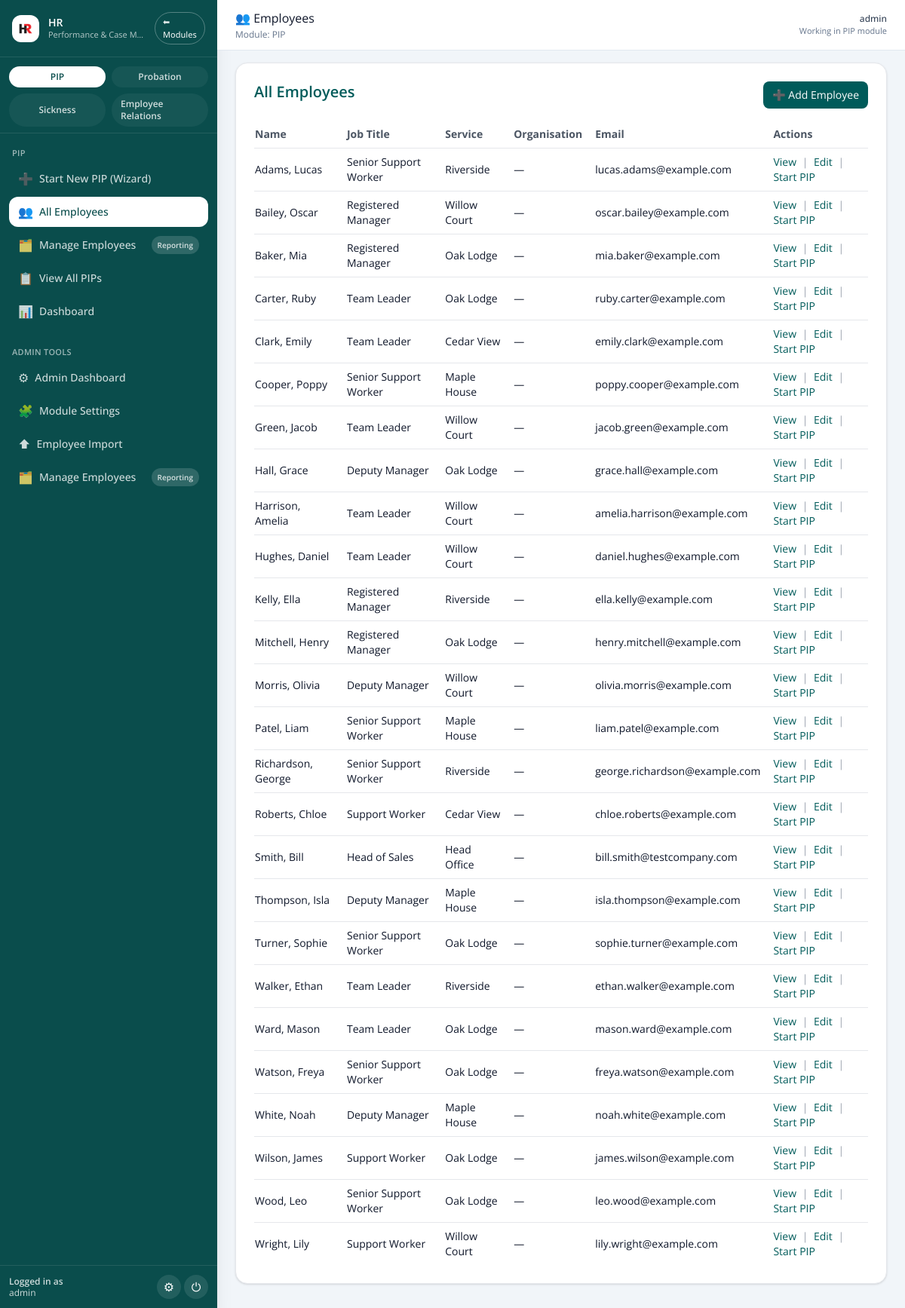
Before: /employee/list (signed in) with the older database file.
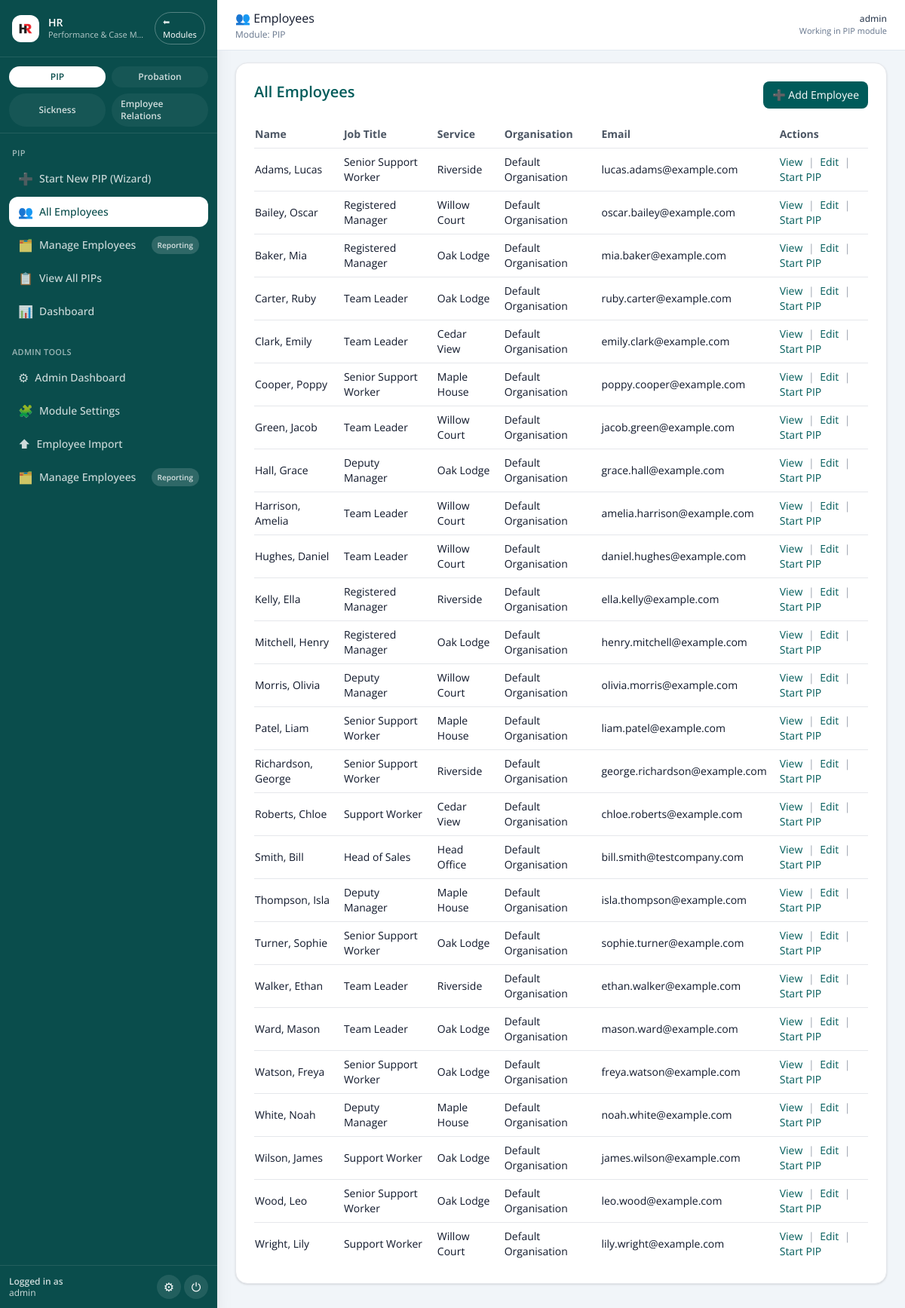
After: the same page with the newer database file.
### pip_app/models.py (models this page shows, shortened)
class Employee(db.Model):
    id = db.Column(db.Integer, primary_key=True)
    organisation_id = db.Column(
        db.Integer,
        db.ForeignKey("organisations.id"),
        nullable=True,
        index=True,
    )
    first_name = db.Column(db.String(100))
    last_name = db.Column(db.String(100))
    job_title = db.Column(db.String(100))
    line_manager = db.Column(db.String(100))
    service = db.Column(db.String(100))
    start_date = db.Column(db.Date)
    team_id = db.Column(db.Integer)
    email = db.Column(db.String(120), nullable=True)
    employment_status = db.Column(db.String(20), nullable=False, default="Active")
    is_leaver = db.Column(db.Boolean, nullable=False, default=False)
    leaving_date = db.Column(db.Date, nullable=True)
    leaving_reason_category = db.Column(db.String(100), nullable=True)
    leaving_reason_detail = db.Column(db.Text, nullable=True)
    leaving_notes = db.Column(db.Text, nullable=True)
    marked_as_leaver_at = db.Column(db.DateTime, nullable=True)
    marked_as_leaver_by = db.Column(db.String(120), nullable=True)
    reactivated_at = db.Column(db.DateTime, nullable=True)
    reactivated_by = db.Column(db.String(120), nullable=True)
    organisation = db.relationship(
        "Organisation",
        backref=db.backref("employees", lazy=True),
    )
    pips = db.relationship("PIPRecord", back_populates="employee", lazy=True)

class Organisation(db.Model):
    __tablename__ = "organisations"
    id = db.Column(db.Integer, primary_key=True)
    name = db.Column(db.String(255), nullable=False, default="Default Organisation")
    created_at = db.Column(db.DateTime, default=datetime.utcnow, nullable=False)

### old files/app - 050226.py (the view)
@app.route('/employee/list')
@login_required
def employee_list():
    template = 'probation_employee_list.html' if session.get('active_module') == 'Probation' else 'employee_list.html'
    q = Employee.query
    if current_user.admin_level == 0:
        if current_user.team_id:
            q = q.filter(Employee.team_id == current_user.team_id)
        else:
            q = q.filter(False)
    employees = q.order_by(Employee.last_name.asc(), Employee.first_name.asc()).all()
    return render_template(template, employees=employees)

### old files/app - 050226.py (called while the page is built)
@login_manager.user_loader
def load_user(user_id):
    return db.session.get(User, int(user_id))

@app.context_processor
def inject_module():
    return dict(active_module=session.get('active_module'))

@app.context_processor
def inject_csrf_token():
    return dict(csrf_token=generate_csrf)

@app.before_request
def set_active_module():
    path = (request.path or "").lower()
    if path.startswith('/pip/') or path.startswith('/employee/') or path in (
        '/dashboard', '/pip_list', '/employee/list', '/employee/add', '/pip/select-employee'
    ):
        session['active_module'] = 'PIP'
    elif path.startswith('/probation/'):
        session['active_module'] = 'Probation'
    elif path == '/':
        session.pop('active_module', None)

### pip_app/models.py (called while the page is built)
    def is_superuser(self):
        return self.admin_level == 2

### templates/employee_list.html (shortened to what this page needs)
{% extends "base.html" %}
{% block page_title %}👥 Employees{% endblock %}
{% block content %}
<div class="bg-white border border-gray-200 rounded-2xl shadow p-6">
  <div class="flex items-start justify-between gap-3 mb-4">
    <h1 class="text-xl font-semibold text-[#005b5a]">All Employees</h1>
    <a href="{{ url_for('add_employee') }}"
       class="inline-flex items-center bg-[#005b5a] text-white px-3 py-2 rounded-lg hover:bg-[#007876] text-sm">
      ➕ Add Employee
    </a>
  </div>
  {% if employees %}
    <div class="overflow-x-auto">
      <table class="min-w-full text-sm">
        <thead>
          <tr class="text-left text-gray-600 border-b">
            <th class="py-2 pr-4">Name</th>
            <th class="py-2 pr-4">Job Title</th>
            <th class="py-2 pr-4">Service</th>
            <th class="py-2 pr-4">Organisation</th>
            <th class="py-2 pr-4">Email</th>
            <th class="py-2 pr-4">Actions</th>
          </tr>
        </thead>
        <tbody class="divide-y">
          {% for emp in employees %}
            <tr>
              <td class="py-2 pr-4">{{ emp.last_name }}, {{ emp.first_name }}</td>
              <td class="py-2 pr-4">{{ emp.job_title or '—' }}</td>
              <td class="py-2 pr-4">{{ emp.service or '—' }}</td>
              <td class="py-2 pr-4">
                {% if emp.organisation %}
                  {{ emp.organisation.name }}
                {% else %}
                  —
                {% endif %}
              </td>
              <td class="py-2 pr-4">{{ emp.email or '—' }}</td>
              <td class="py-2 pr-4">
                <a href="{{ url_for('employee_detail', employee_id=emp.id) }}"
                   class="text-[#005b5a] hover:underline">View</a>
                <span class="mx-1 text-gray-400">|</span>
                <a href="{{ url_for('edit_employee', employee_id=emp.id) }}"
                   class="text-[#005b5a] hover:underline">Edit</a>
                <span class="mx-1 text-gray-400">|</span>
                <a href="{{ url_for('create_pip_wizard') }}?employee_id={{ emp.id }}&goto=2"
                   class="text-[#005b5a] hover:underline">Start PIP</a>
              </td>
            </tr>
          {% endfor %}
        </tbody>
      </table>
    </div>
  {% else %}
    <p class="text-sm text-gray-600">No employees found.</p>
  {% endif %}
</div>
{% endblock %}

Changed rows visible on the page:
changed Employee "Adams": organisation.name (not shown) → "Default Organisation"; no longer shows "—"
changed Employee "Bailey": organisation.name (not shown) → "Default Organisation"; no longer shows "—"
changed Employee "Baker": organisation.name (not shown) → "Default Organisation"; no longer shows "—"
changed Employee "Carter": organisation.name (not shown) → "Default Organisation"; no longer shows "—"
changed Employee "Clark": organisation.name (not shown) → "Default Organisation"; no longer shows "—"
changed Employee "Cooper": organisation.name (not shown) → "Default Organisation"; no longer shows "—"
changed Employee "Green": organisation.name (not shown) → "Default Organisation"; no longer shows "—"
changed Employee "Hall": organisation.name (not shown) → "Default Organisation"; no longer shows "—"
changed Employee "Harrison": organisation.name (not shown) → "Default Organisation"; no longer shows "—"
changed Employee "Hughes": organisation.name (not shown) → "Default Organisation"; no longer shows "—"
changed Employee "Kelly": organisation.name (not shown) → "Default Organisation"; no longer shows "—"
changed Employee "Mitchell": organisation.name (not shown) → "Default Organisation"; no longer shows "—"
changed Employee "Morris": organisation.name (not shown) → "Default Organisation"; no longer shows "—"
changed Employee "Patel": organisation.name (not shown) → "Default Organisation"; no longer shows "—"
changed Employee "Richardson": organisation.name (not shown) → "Default Organisation"; no longer shows "—"
changed Employee "Roberts": organisation.name (not shown) → "Default Organisation"; no longer shows "—"
changed Employee "Smith": organisation.name (not shown) → "Default Organisation"; no longer shows "—"
changed Employee "Thompson": organisation.name (not shown) → "Default Organisation"; no longer shows "—"
changed Employee "Turner": organisation.name (not shown) → "Default Organisation"; no longer shows "—"
changed Employee "Walker": organisation.name (not shown) → "Default Organisation"; no longer shows "—"
changed Employee "Ward": organisation.name (not shown) → "Default Organisation"; no longer shows "—"
changed Employee "Watson": organisation.name (not shown) → "Default Organisation"; no longer shows "—"
changed Employee "White": organisation.name (not shown) → "Default Organisation"; no longer shows "—"
changed Employee "Wilson": organisation.name (not shown) → "Default Organisation"; no longer shows "—"
changed Employee "Wood": organisation.name (not shown) → "Default Organisation"; no longer shows "—"
changed Employee "Wright": organisation.name (not shown) → "Default Organisation"; no longer shows "—"
